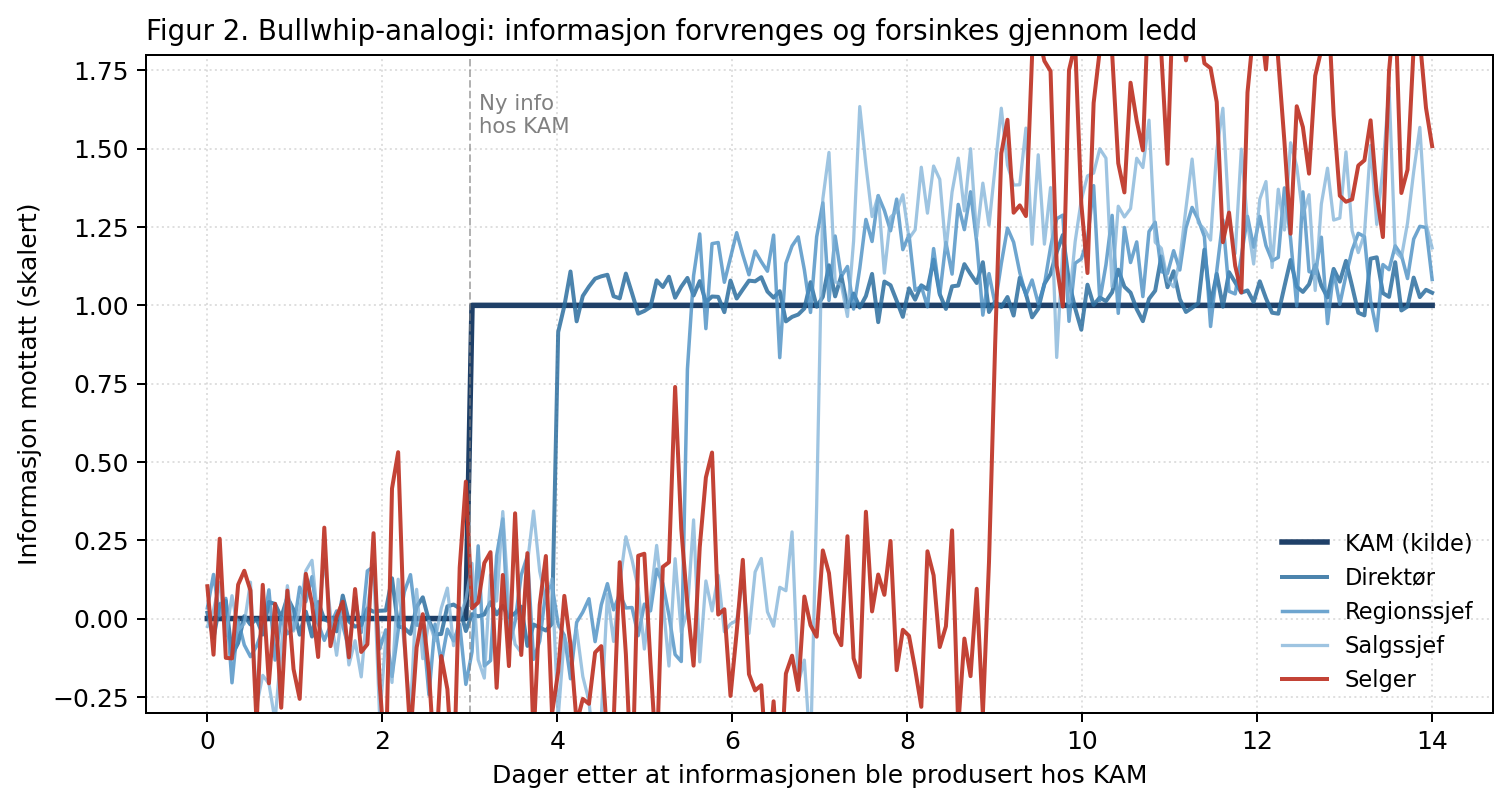

The Python source for this figure:
"""Figur 2 — Bullwhip-analogi for intern informasjonsflyt.

Viser hvordan et rent informasjonssignal hos KAM forvrenges og forsterkes
nedover kaskaden av ledelsesledd. Inspirert av Lee, Padmanabhan & Whang
(1997) sin bullwhip-figur i Management Science.
"""
from pathlib import Path

import matplotlib.pyplot as plt
import numpy as np

OUT = Path(__file__).with_suffix(".png")

rng = np.random.default_rng(seed=42)
t = np.linspace(0, 14, 200)  # 14 dager

# Originalsignalet hos KAM: en steg-endring (ny kampanjepris) på dag 3
signal_kam = np.where(t < 3, 0.0, 1.0)

# Hvert ledd legger til (a) tidsforsinkelse og (b) støy/overreaksjon.
def cascade(signal, delay_days, noise_sigma, gain):
    delayed = np.interp(t - delay_days, t, signal, left=0.0)
    noise = rng.normal(0, noise_sigma, size=t.size)
    return gain * delayed + noise

signal_dir = cascade(signal_kam, delay_days=1.0, noise_sigma=0.06, gain=1.05)
signal_reg = cascade(signal_dir, delay_days=1.5, noise_sigma=0.10, gain=1.10)
signal_sjf = cascade(signal_reg, delay_days=1.5, noise_sigma=0.14, gain=1.15)
signal_sel = cascade(signal_sjf, delay_days=2.0, noise_sigma=0.20, gain=1.20)

fig, ax = plt.subplots(figsize=(8.5, 4.6))

ax.plot(t, signal_kam, label="KAM (kilde)", linewidth=2.2, color="#1f4068")
ax.plot(t, signal_dir, label="Direktør", linewidth=1.6, color="#2c6e9f", alpha=0.85)
ax.plot(t, signal_reg, label="Regionssjef", linewidth=1.4, color="#4a8fc3", alpha=0.8)
ax.plot(t, signal_sjf, label="Salgssjef", linewidth=1.3, color="#7eb1d7", alpha=0.75)
ax.plot(t, signal_sel, label="Selger", linewidth=1.6, color="#c0392b", alpha=0.95)

ax.axvline(3, linestyle="--", color="grey", alpha=0.6, linewidth=0.8)
ax.text(3.1, 1.55, "Ny info\nhos KAM", fontsize=8.5, color="grey")

ax.set_xlabel("Dager etter at informasjonen ble produsert hos KAM")
ax.set_ylabel("Informasjon mottatt (skalert)")
ax.set_title("Figur 2. Bullwhip-analogi: informasjon forvrenges og forsinkes gjennom ledd",
             fontsize=11, loc="left")
ax.legend(loc="lower right", fontsize=9, frameon=False)
ax.set_ylim(-0.3, 1.8)
ax.grid(True, linestyle=":", alpha=0.4)

fig.tight_layout()
fig.savefig(OUT, dpi=180, bbox_inches="tight")
print(f"→ {OUT}")
